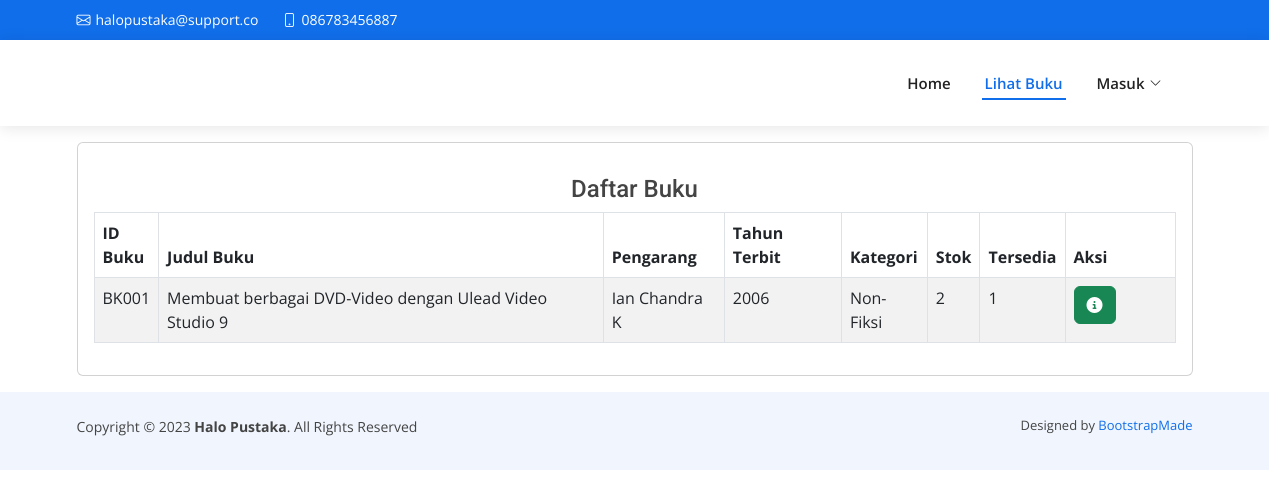
/buku.php, run on an earlier commit of the app's database.
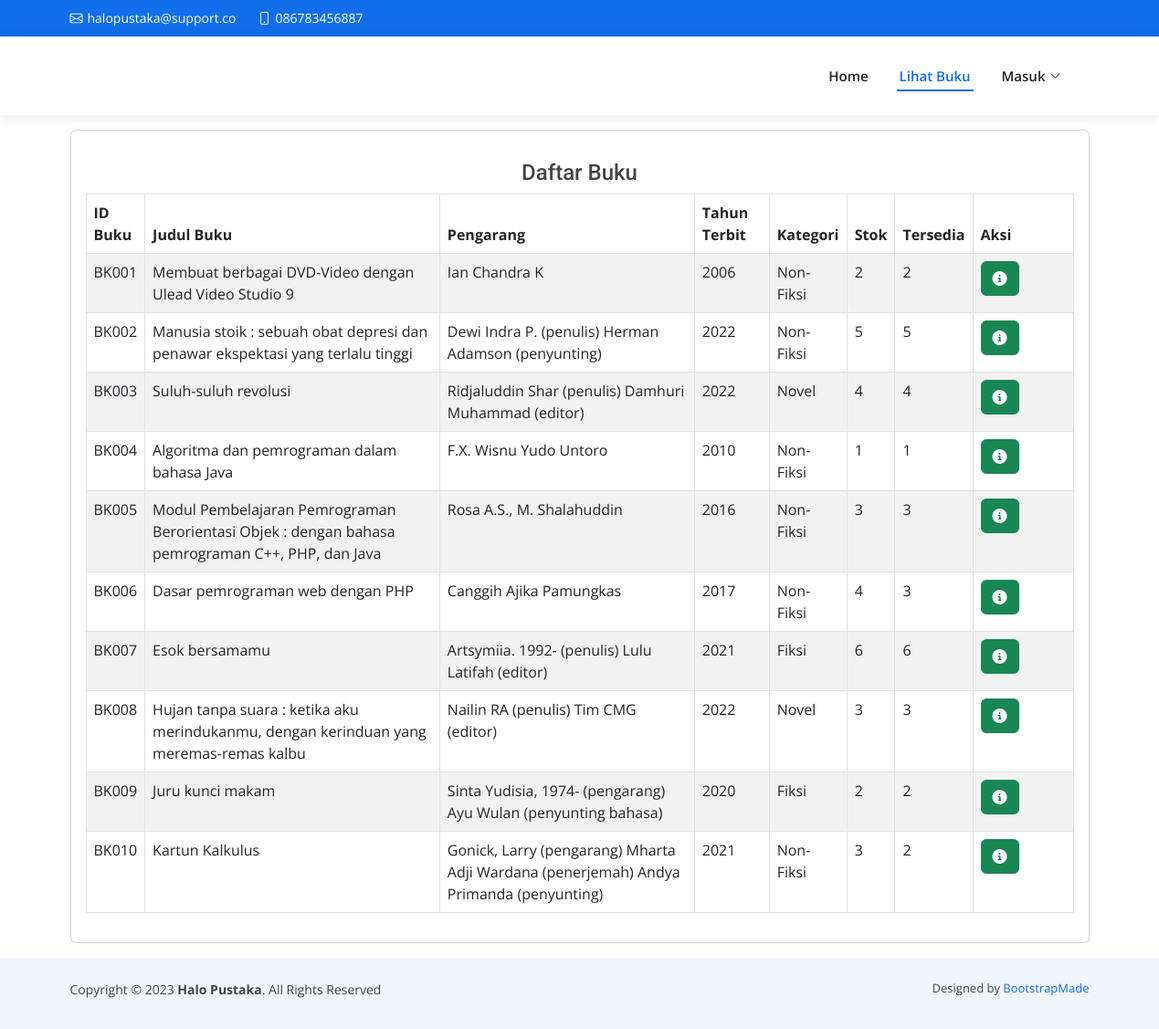
And on a later commit of the database.
### tables this page shows
CREATE TABLE `buku` (
  `id_buku` char(5) NOT NULL,
  `judul` varchar(255) NOT NULL,
  `id_kategori` char(5) NOT NULL,
  `id_rak` char(5) NOT NULL,
  `isbn` varchar(20) NOT NULL,
  `pengarang` varchar(100) NOT NULL,
  `penerbit` varchar(100) NOT NULL,
  `tahun_terbit` year(4) NOT NULL,
  `stok` int(11) NOT NULL,
  `keterangan` varchar(255) NOT NULL,
  `pic` varchar(50) NOT NULL DEFAULT 'buku/buku.jpg'
);

CREATE TABLE `kategori` (
  `id_kategori` char(5) NOT NULL,
  `nama_kategori` varchar(100) NOT NULL
);

### buku.php (the view, shortened to what this page needs)
<?php
include "template/head.php";
include "template/nav.php";
include "koneksi.php";
?>
<div class="container">
    <div class="card mt-3">
        <div class="card-body">
            <h4 class="text-center mt-3">Daftar Buku</h4>
            <table id="table" class="table table-striped table-bordered">
                <thead>
                    <tr>
                        <th style="width: 0;">ID Buku</th>
                        <th>Judul Buku</th>
                        <th>Pengarang</th>
                        <th>Tahun Terbit</th>
                        <th>Kategori</th>
                        <th>Stok</th>
                        <th>Tersedia</th>
                        <th style="width: 110px;">Aksi</th>
                    </tr>
                </thead>
                <tbody>
                    <?php
                    $sql = "SELECT buku.id_buku, buku.isbn, buku.judul, buku.pengarang, buku.tahun_terbit, buku.stok, kategori.nama_kategori, rak.nama_rak FROM buku JOIN kategori ON buku.id_kategori COLLATE utf8mb4_unicode_ci = kategori.id_kategori JOIN rak ON buku.id_rak COLLATE utf8mb4_unicode_ci = rak.id_rak";
                    $hasil = mysqli_query($koneksi, $sql);
                    while ($data = mysqli_fetch_array($hasil)) {
                        ?>
                        <tr>
                            <td>
                                <?php echo $data["id_buku"] ?>
                            </td>
                            <td>
                                <?php echo $data["judul"] ?>
                            </td>
                            <td>
                                <?php echo $data["pengarang"] ?>
                            </td>
                            <td>
                                <?php echo $data["tahun_terbit"] ?>
                            </td>
                            <td>
                                <?php echo $data["nama_kategori"] ?>
                            </td>
                            <td>
                                <?php echo $data["stok"] ?>
                            </td>
                            <?php
                            $id = $data['id_buku'];
                            $sedia = mysqli_fetch_array(mysqli_query($koneksi, "SELECT COUNT(id_buku) AS sedia FROM peminjaman WHERE id_buku = '$id' AND status != 'done'"));
                            ?>
                            <td>
                                <?php echo $data['stok'] - $sedia['sedia'] ?>
                            </td>
                            <td>
                                <button type="buttton" class="btn btn-success btndetailbuku" data-bs-toggle="modal"
                                    data-bs-target="#detailModal" data-id="<?php echo $data['id_buku'] ?>"><i
                                        class="fas fa-circle-info"></i></button>
                            </td>
                        </tr>
                        <?php
                    }
                    ?>
                </tbody>
            </table>
        </div>
    </div>
</div>
<?php
include("template/foot.php");
?>

What changed in the data, as far as the page shows it:
computed for buku "BK001": $data['stok']-$sedia['sedia'] "1" → "2"
added buku: id_buku "BK002", judul "Manusia stoik : sebuah obat depresi dan penawar ekspektasi yang terlalu tinggi", pengarang "Dewi Indra P. (penulis) Herman Adamson (penyunting)", tahun_terbit "2022", id_kategori.nama_kategori "Non-Fiksi", stok "5", $data['stok']-$sedia['sedia'] "5"
added buku: id_buku "BK003", judul "Suluh-suluh revolusi", pengarang "Ridjaluddin Shar (penulis) Damhuri Muhammad (editor)", tahun_terbit "2022", id_kategori.nama_kategori "Novel", stok "4", $data['stok']-$sedia['sedia'] "4"
added buku: id_buku "BK004", judul "Algoritma dan pemrograman dalam bahasa Java", pengarang "F.X. Wisnu Yudo Untoro", tahun_terbit "2010", id_kategori.nama_kategori "Non-Fiksi", stok "1", $data['stok']-$sedia['sedia'] "1"
added buku: id_buku "BK005", judul "Modul Pembelajaran Pemrograman Berorientasi Objek : dengan bahasa pemrograman C++, PHP, dan Java", pengarang "Rosa A.S., M. Shalahuddin", tahun_terbit "2016", id_kategori.nama_kategori "Non-Fiksi", stok "3", $data['stok']-$sedia['sedia'] "3"
added buku: id_buku "BK006", judul "Dasar pemrograman web dengan PHP", pengarang "Canggih Ajika Pamungkas", tahun_terbit "2017", id_kategori.nama_kategori "Non-Fiksi", stok "4", sedia "3"
added buku: id_buku "BK007", judul "Esok bersamamu", pengarang "Artsymiia. 1992- (penulis) Lulu Latifah (editor)", tahun_terbit "2021", id_kategori.nama_kategori "Fiksi", stok "6", $data['stok']-$sedia['sedia'] "6"
added buku: id_buku "BK008", judul "Hujan tanpa suara : ketika aku merindukanmu, dengan kerinduan yang meremas-remas kalbu", pengarang "Nailin RA (penulis) Tim CMG (editor)", tahun_terbit "2022", id_kategori.nama_kategori "Novel", stok "3", $data['stok']-$sedia['sedia'] "3"
added buku: id_buku "BK009", judul "Juru kunci makam", pengarang "Sinta Yudisia, 1974- (pengarang) Ayu Wulan (penyunting bahasa)", tahun_terbit "2020", id_kategori.nama_kategori "Fiksi", stok "2", $data['stok']-$sedia['sedia'] "2"
added buku: id_buku "BK010", judul "Kartun Kalkulus", pengarang "Gonick, Larry (pengarang) Mharta Adji Wardana (penerjemah) Andya Primanda (penyunting)", tahun_terbit "2021", id_kategori.nama_kategori "Non-Fiksi", stok "3", sedia "2"
